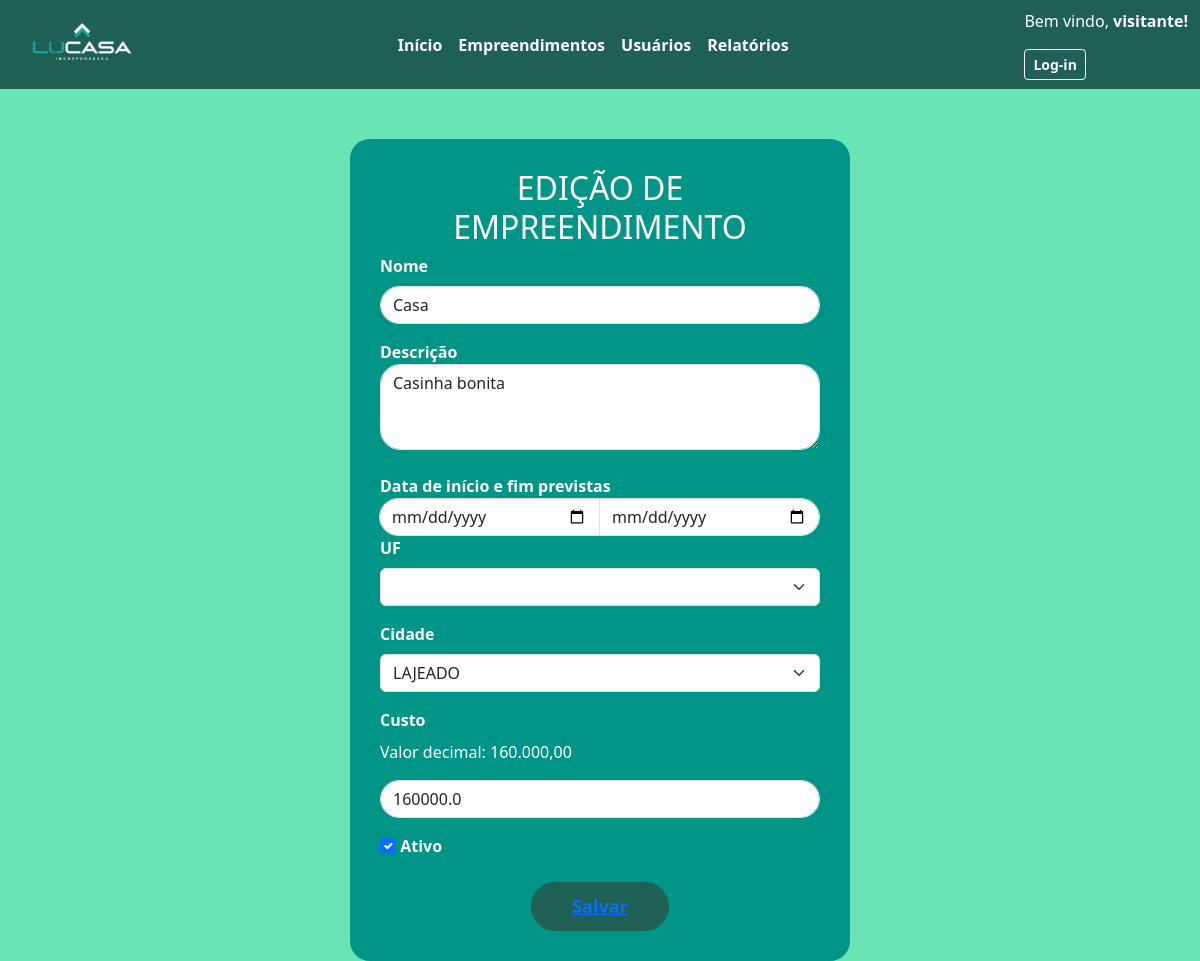
/updateEmp/5, run on an earlier commit of the app's database.
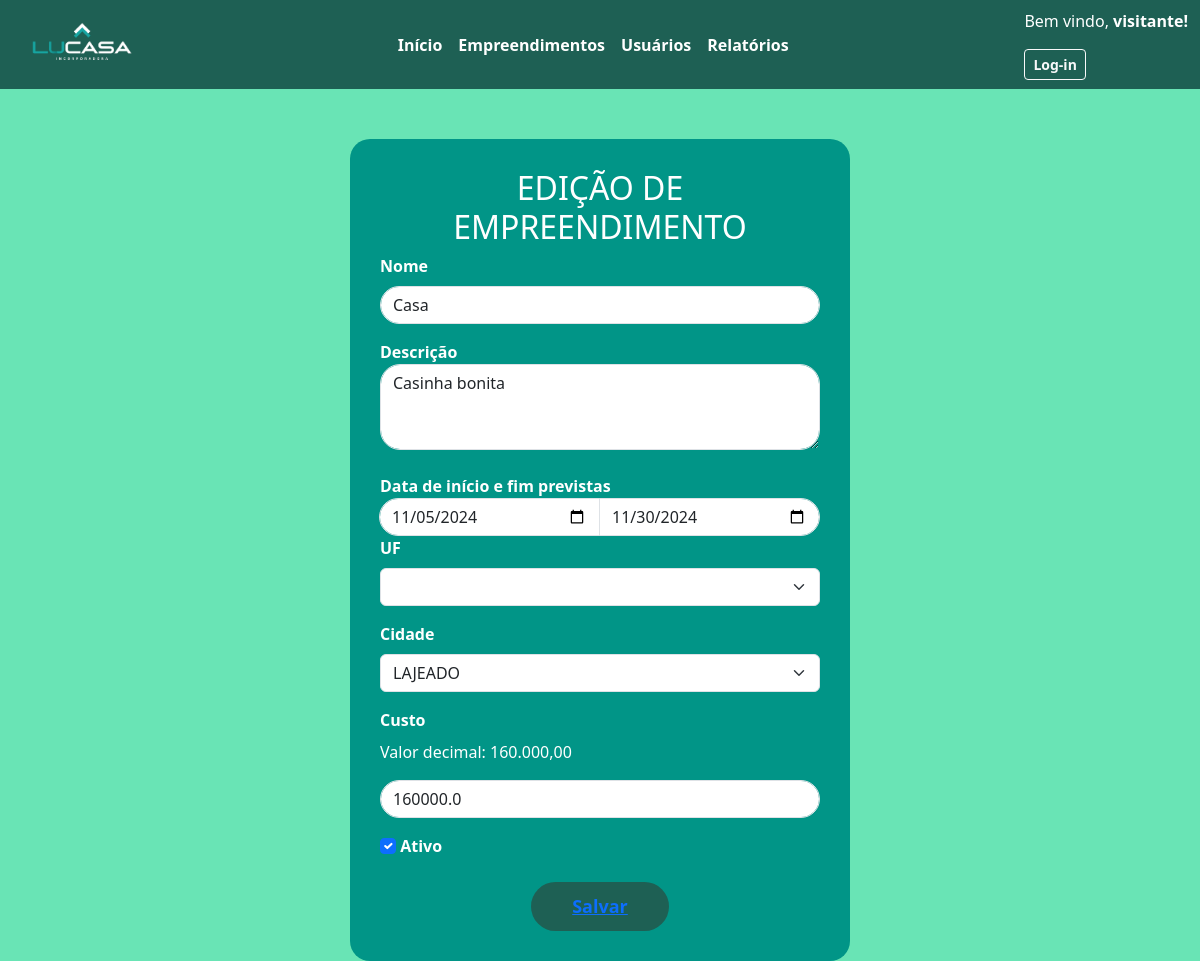
And on a later commit of the database.
### appteste/models.py (models this page shows)
class Empreendimento(models.Model):
    Nome = models.CharField(max_length=100, default="")
    Descricao = models.TextField(max_length=200)
    Data_inicio = models.DateField(default=datetime.now)
    Data_fim_prevista = models.DateField(default=datetime.now)
    Data_fim = models.DateField(default=datetime.now)
    UF = models.CharField(max_length=2, default="")
    Cidade = models.CharField(max_length=50, default="")
    Valor_total = models.FloatField()
    Ativo = models.BooleanField(default=True)
    Usuario_id = models.IntegerField(default=0)

### appteste/views.py (the view, shortened to what this page needs)
# urls.py: path('updateEmp/<int:f_id>', views.updateEmpreendimento, name="updateEmp"),
def updateEmpreendimento(request, f_id):
    emp = Empreendimento.objects.get(id=f_id)
    template_name = "appteste/Empreendimento/atualizaEmp.html"
    return render(request, template_name, {"emp": emp, "uf": ufbr.list_uf})

### appteste/templates/appteste/Empreendimento/atualizaEmp.html (shortened to what this page needs)
{% extends "appteste/cabecalho.html" %}
{% block content%}
{% load static %}
<link href="{% static 'css/manutEmpree.css' %}" rel="stylesheet">
</head>
<body>
    <div class="form-container">
        <h2 style="text-align: center;">EDIÇÃO DE EMPREENDIMENTO</h2>
        <form method="POST" id="empreendimento">
            <div class="mb-3">
                <label for="nome" class="form-label"><strong>Nome</strong></label>
                <input type="text" class="form-control" id="nome" name="nome" placeholder="Nome do Empreendimento"
                    required="True" value="{{emp.Nome}}">
            </div>
            <div>
                <label for="descricao"><strong>Descrição</strong></label>
                <textarea class="form-control" rows="3" type="textarea" name="descricao" id="descricao"
                    placeholder="Descrição do empreendimento" maxlength="200" style="border-radius: 20px;"
                    required>{{emp.Descricao}}</textarea>
            </div>
            <br>
            <div class="input-group date">
                <span class="input-group text"><strong>Data de início e fim previstas</strong></span>
                <input style="border-top-left-radius: 50px; border-bottom-left-radius: 50px;" type="date"
                    class="form-control" placeholder="Data de início" id="dataini" name="dataInicio" required
                    value="{{emp.Data_inicio|date:'Y-m-d' }}">
                <input type="date" class="form-control" placeholder="Data de fim" id="datafim" name="dataFim" required
                    value="{{emp.Data_fim_prevista|date:'Y-m-d' }}">
            </div>
            <div class="mb-3">
                <label for="uf" class="form-label"><strong>UF</strong></label>
                <select class="form-select" name="uf" required id="uf">
                    <option value=""></option>
                    <select>
            </div>
            <div class="mb-3">
                <label for="cidade" class="form-label"><strong>Cidade</strong></label>
                <select class="form-select" required name="cidade" id="cidade">
                    <option value="{{emp.Cidade}}" selected>{{emp.Cidade}}</option>
                </select>
            </div>
            <div class="mb-3">
                <label for="custo" class="form-label"><strong>Custo</strong></label>
                <p>Valor decimal: {{emp.Valor_total|floatformat:2}}</p>
                <input type="number" class="form-control" id="custo" name="custo" placeholder="Custo" required="True"
                    step="0.01" value="{{emp.Valor_total|stringformat:'s'}}">
            </div>
            <div class="mb-3">
                {% if emp.Ativo %}
                <input type="checkbox" class="form-check-input" id="status" name="ativo" value="1" checked>
                {% else %}
                <input type="checkbox" class="form-check-input" id="status" name="ativo" value="0">
                {% endif %}
                <label for="status" class="form-label"><strong>Ativo</strong></label>
            </div>
            <div style="text-align: center;">
                <button type="" class="btn btn-confirm"><a href="{% url 'updateEmp' emp.id %}"><strong>Salvar</strong></a></button>
            </div>
        </form>
    </div>
    {% endblock %}

What changed in the data, as far as the page shows it:
changed Empreendimento "Casa": dataInicio (not shown) → "11/05/2024"; dataFim (not shown) → "11/30/2024"
